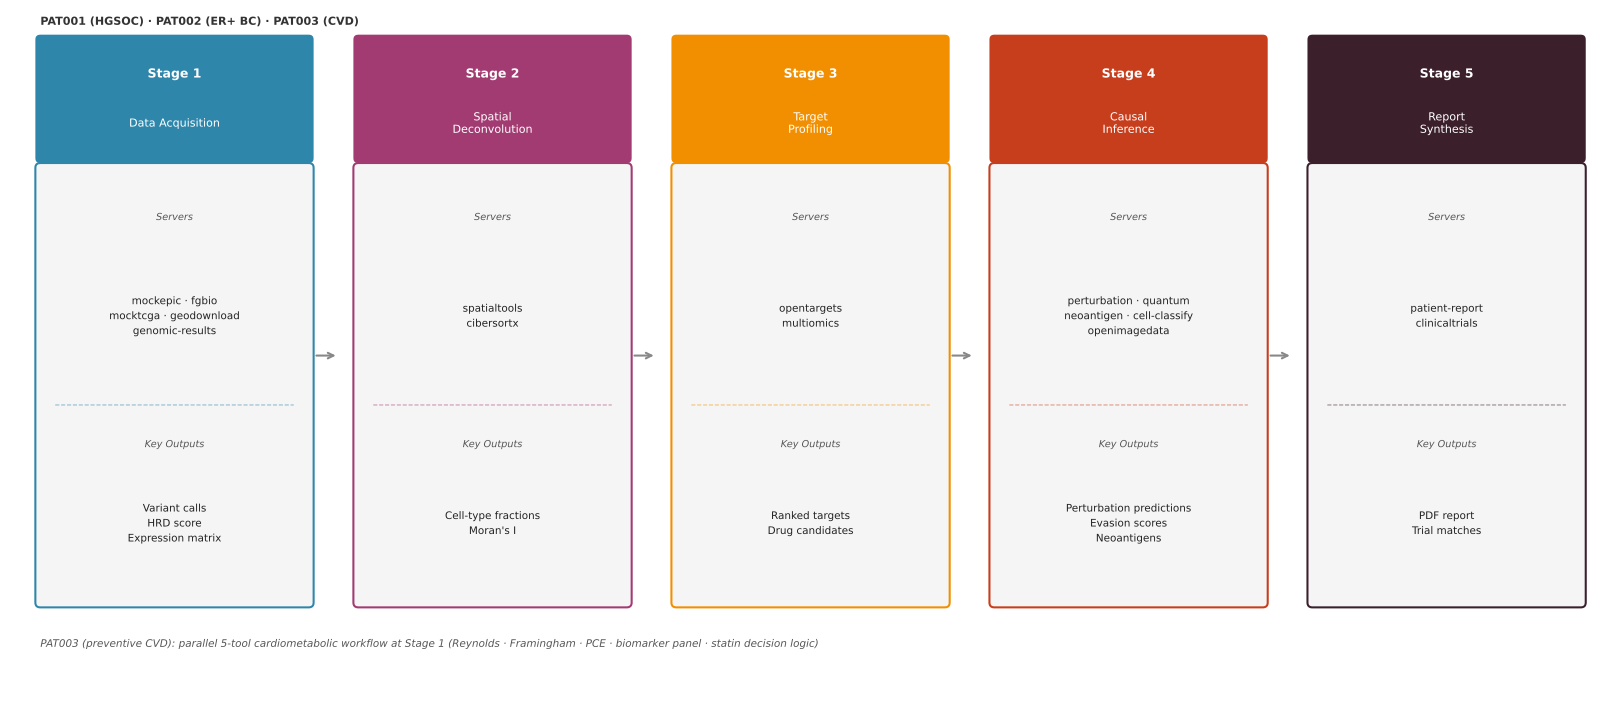

Reproduce this figure in Python.
import matplotlib
matplotlib.use('Agg')
import matplotlib.pyplot as plt
import matplotlib.patches as mpatches
from matplotlib.patches import FancyBboxPatch, FancyArrowPatch

fig, ax = plt.subplots(figsize=(16, 7))
ax.set_xlim(0, 16)
ax.set_ylim(0, 7)
ax.axis('off')

stages = [
    {
        "num": "1",
        "title": "Data Acquisition",
        "servers": "mockepic \u00b7 fgbio\nmocktcga \u00b7 geodownload\ngenomic-results",
        "outputs": "Variant calls\nHRD score\nExpression matrix",
        "color": "#2E86AB",
        "x": 0.3
    },
    {
        "num": "2",
        "title": "Spatial\nDeconvolution",
        "servers": "spatialtools\ncibersortx",
        "outputs": "Cell-type fractions\nMoran's I",
        "color": "#A23B72",
        "x": 3.5
    },
    {
        "num": "3",
        "title": "Target\nProfiling",
        "servers": "opentargets\nmultiomics",
        "outputs": "Ranked targets\nDrug candidates",
        "color": "#F18F01",
        "x": 6.7
    },
    {
        "num": "4",
        "title": "Causal\nInference",
        "servers": "perturbation \u00b7 quantum\nneoantigen \u00b7 cell-classify\nopenimagedata",
        "outputs": "Perturbation predictions\nEvasion scores\nNeoantigens",
        "color": "#C73E1D",
        "x": 9.9
    },
    {
        "num": "5",
        "title": "Report\nSynthesis",
        "servers": "patient-report\nclinicaltrials",
        "outputs": "PDF report\nTrial matches",
        "color": "#3B1F2B",
        "x": 13.1
    }
]

BOX_W = 2.7
BOX_H = 5.5
TOP_H = 1.2
ARROW_Y = 3.5

for s in stages:
    x = s["x"]
    # Stage header box
    header = FancyBboxPatch((x, 5.5), BOX_W, TOP_H,
                             boxstyle="round,pad=0.05",
                             facecolor=s["color"], edgecolor='none')
    ax.add_patch(header)
    ax.text(x + BOX_W/2, 6.35, f"Stage {s['num']}", ha='center', va='center',
            fontsize=9, fontweight='bold', color='white')
    ax.text(x + BOX_W/2, 5.85, s["title"], ha='center', va='center',
            fontsize=8, color='white')

    # Body box
    body = FancyBboxPatch((x, 1.0), BOX_W, 4.4,
                           boxstyle="round,pad=0.05",
                           facecolor='#F5F5F5', edgecolor=s["color"], linewidth=1.5)
    ax.add_patch(body)

    # Servers label
    ax.text(x + BOX_W/2, 4.9, "Servers", ha='center', va='center',
            fontsize=7, color='#555555', style='italic')
    ax.text(x + BOX_W/2, 3.9, s["servers"], ha='center', va='center',
            fontsize=7.5, color='#222222', linespacing=1.5)

    # Divider
    ax.plot([x + 0.15, x + BOX_W - 0.15], [3.0, 3.0], color=s["color"],
            linewidth=0.8, linestyle='--', alpha=0.5)

    # Outputs label
    ax.text(x + BOX_W/2, 2.6, "Key Outputs", ha='center', va='center',
            fontsize=7, color='#555555', style='italic')
    ax.text(x + BOX_W/2, 1.8, s["outputs"], ha='center', va='center',
            fontsize=7.5, color='#222222', linespacing=1.5)

    # Arrow between stages
    if x < stages[-1]["x"]:
        ax.annotate('', xy=(x + BOX_W + 0.3, ARROW_Y),
                    xytext=(x + BOX_W + 0.05, ARROW_Y),
                    arrowprops=dict(arrowstyle='->', color='#888888', lw=1.5))

# PAT003 cardiometabolic note
ax.text(0.3, 0.55,
        "PAT003 (preventive CVD): parallel 5-tool cardiometabolic workflow at Stage 1 "
        "(Reynolds \u00b7 Framingham \u00b7 PCE \u00b7 biomarker panel \u00b7 statin decision logic)",
        fontsize=7.5, color='#555555', style='italic')

# Patient icons top-left
ax.text(0.3, 6.85, "PAT001 (HGSOC) \u00b7 PAT002 (ER+ BC) \u00b7 PAT003 (CVD)",
        fontsize=8, color='#333333', fontweight='bold')

plt.tight_layout(pad=0.3)
plt.savefig('docs/figures/figure1_pipeline.pdf', bbox_inches='tight', dpi=300)
plt.savefig('docs/figures/figure1_pipeline.png', bbox_inches='tight', dpi=300)
print("Figure 1 saved: docs/figures/figure1_pipeline.pdf + .png")
